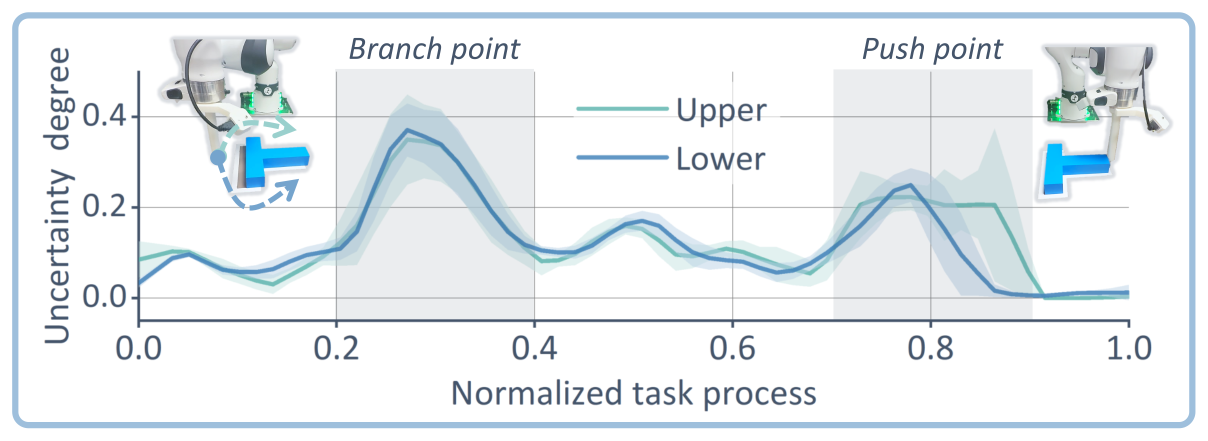
#> input picture assets/images/fig_uncertainty_curve.png, 2415 x 881 px (shown at 1/2 size)
$ python digitize_curve.py
#> lines starting #> are read from the running program, lines starting #| are printed output that depends on the picture; after the words box and inside, x2 and y2 are one past the last pixel; in counts of white or black regions, pixels touching at a corner belong together
#!/usr/bin/env python3
# -*- coding: utf-8 -*-
"""digitize_curve.py -- digitize the Push-T "Adaptive w-bar" uncertainty
curve (paper Fig. 7B) out of its rasterized source PNG and write the result
as assets/data/pusht_uncertainty.json.

The figure shows two modes ("Upper" / "Lower"), each a mean line with a
shaded +/-s.d. band, over normalized task progress (x) vs. inferred
uncertainty degree (y). All calibration below (pixel<->data mapping, line
and band tint colors, exclude boxes) was measured by hand against the
source PNG; treat it as fixed constants, not something to re-detect.

Usage:
    python3 tools/digitize_curve.py [--src PATH] [--out PATH] [--n 200] [--debug PATH]

Idempotent: with a fixed source image and args, re-running reproduces the
same JSON byte-for-byte (no randomness, no auto-detection; the only
input-dependent field is the provenance timestamp, which is today's date).
"""
import argparse
import datetime
import json
from pathlib import Path

import numpy as np
from PIL import Image, ImageDraw

# =============================================================================
# Calibration constants (measured against the source PNG's gridlines/ticks).
#   col 276.33  -> x 0.0   col 2257.16 -> x 1.0
#   row 667.5   -> y 0.0   row 305.4   -> y 0.4
# =============================================================================
COL0, COL_SCALE = 276.33, 1980.83   # x = (col - COL0) / COL_SCALE
ROW0, ROW_SCALE = 667.5, 905.25     # y = (ROW0 - row) / ROW_SCALE


def col_to_x(col):
    return (col - COL0) / COL_SCALE


def row_to_y(row):
    return (ROW0 - row) / ROW_SCALE


def x_to_col(x):
    return x * COL_SCALE + COL0


def y_to_row(y):
    return ROW0 - y * ROW_SCALE


# Curves never rise above row 328, and start getting noisy near the title
# above row ~300 -- restrict the whole scan to this row band.
ROW_MIN, ROW_MAX = 300, 711
COL_MIN = int(round(x_to_col(0.0)))   # 276
COL_MAX = int(round(x_to_col(1.0)))   # 2257
#> in main, img is the input picture: PIL image 2415x881 RGB; mean R, G, B 232.5, 238.1, 241.4

LINE_TOL = 30   # Euclidean RGB tolerance for the two mean-line colors
                # (chosen so the upper/lower line masks are disjoint at r<=30)
BAND_TOL = 18   # Euclidean RGB tolerance for the shaded-band tint colors

# Residual anti-aliasing slack: both mean lines are explicitly unioned into
# the band mask before run-finding (a stroke -- own or the other mode's --
# would otherwise split one contiguous band run in two), so this only needs
# to bridge the couple of blend px around each stroke's edge, not the stroke
# itself.
BAND_MERGE_GAP = 10

# Max row jump accepted between adjacent columns' mean-line pick, to avoid
# jumping onto the other mode's line where the two coincide or cross.
CONTINUITY_TOL = 40

SMOOTH_MEDIAN_WIN = 5
SMOOTH_MEAN_WIN = 9

MODES = {
    "upper": {
        "label": "Upper",
        "line_color": (0x73, 0xBE, 0xB9),   # #73BEB9 teal
        "band_white": (0xE2, 0xF1, 0xF0),   # band tint over white background
        "band_grey": (0xCC, 0xD8, 0xE3),    # band tint over the grey phase bands
        "band_overlap": (0xCD, 0xE1, 0xEA), # where the two bands overlap (shared)
        "n_rollouts": 10,
        "clip": "assets/videos/pusht/mode1.mp4",
        "align": [[0, 0], [0.43, 0.27], [0.86, 0.78], [1, 1]],
    },
    "lower": {
        "label": "Lower",
        "line_color": (0x57, 0x91, 0xC1),   # #5791C1 blue
        "band_white": (0xDC, 0xE8, 0xF2),
        "band_grey": (0xBE, 0xD2, 0xDC),
        "band_overlap": (0xCD, 0xE1, 0xEA),
        "n_rollouts": 10,
        "clip": "assets/videos/pusht/mode2.mp4",
        "align": [[0, 0], [0.45, 0.27], [0.83, 0.78], [1, 1]],
    },
}

# Grey phase-band rectangles (pixel columns). NOTE: the band-over-white tints
# (band_white, above) turn out to sit within BAND_TOL of the *bare* grey
# background (#EBEDEF) -- e.g. dist(#E2F1F0, #EBEDEF) ~= 9.9 < 18 -- so
# band_white must only be matched *outside* these column ranges, and
# band_grey only *inside* them, or bare grey gets misread as band everywhere.
GREY_BAND_COLS = [(670, 1070), (1667, 2064)]

# EXCLUDE boxes (col0, col1, row0, row1): robot insets + legend swatch. Each
# contains teal/blue-ish artwork (dashed arrows, legend key lines) that would
# otherwise be misread as curve/band pixels.
EXCLUDE_BOXES = [
    (276, 645, 300, 520),     # left robot inset
    (1985, 2415, 180, 470),   # right robot inset
    (1140, 1560, 250, 430),   # "Upper" / "Lower" legend
]

N_DEFAULT = 200
SRC_DEFAULT = "assets/images/fig_uncertainty_curve.png"
OUT_DEFAULT = "assets/data/pusht_uncertainty.json"

PHASES = [
    {"id": "branch", "label": "Branch point", "range": [0.2, 0.4]},
    {"id": "push", "label": "Push point", "range": [0.7, 0.9]},
]


# =============================================================================
# Pixel-mask helpers
# =============================================================================
def build_exclude_mask(shape):
#> called with shape = (881, 2415)
    mask = np.zeros(shape, dtype=bool)
    for c0, c1, r0, r1 in EXCLUDE_BOXES:
        mask[r0:r1 + 1, c0:c1 + 1] = True
    return mask


def build_grey_col_mask(width):
#> called with width = 2415
    mask = np.zeros(width, dtype=bool)
    for c0, c1 in GREY_BAND_COLS:
        mask[c0:c1 + 1] = True
    return mask


def available_row_bounds(exclude_mask, col_min, col_max, row_min, row_max):
    """Per column, the [first, last] row in [row_min, row_max] NOT covered by
    an exclude box -- i.e. what we could possibly have observed there. Equals
    (row_min, row_max) for a column with no exclusion at all."""
#> called with col_min = 276, col_max = 2257, row_min = 300, row_max = 711
    n = col_max - col_min + 1
    avail_min = np.full(n, row_min)
    avail_max = np.full(n, row_max)
    for i, col in enumerate(range(col_min, col_max + 1)):
        colex = exclude_mask[row_min:row_max + 1, col]
        if colex.any():
            visible = np.flatnonzero(~colex)
            if visible.size:
                avail_min[i] = row_min + visible[0]
                avail_max[i] = row_min + visible[-1]
    return avail_min, avail_max


def color_mask(arr, color, tol):
    diff = arr.astype(np.int32) - np.array(color, dtype=np.int32)
    dist = np.sqrt((diff ** 2).sum(axis=-1))
    return dist <= tol


def find_runs(bool_1d):
    """Contiguous True runs of a 1-D bool array, as inclusive (start, end) index pairs."""
    idx = np.flatnonzero(bool_1d)
    if idx.size == 0:
        return []
    runs = []
    start = prev = idx[0]
    for i in idx[1:]:
        if i == prev + 1:
            prev = i
        else:
            runs.append((start, prev))
            start = prev = i
    runs.append((start, prev))
    return runs


def merge_close_runs(runs, max_gap):
    if not runs:
        return runs
    merged = [runs[0]]
    for s, e in runs[1:]:
        ps, pe = merged[-1]
        if s - pe - 1 <= max_gap:
            merged[-1] = (ps, e)
        else:
            merged.append((s, e))
    return merged


# =============================================================================
# Mean-line extraction
# =============================================================================
def extract_mean_rows(line_mask, col_min, col_max, row_min, row_max):
    """Walk columns left->right, picking in each the run of `line_mask` pixels
    nearest the previously accepted row (continuity). Columns with no
    accepted run are left NaN and linearly interpolated over afterwards."""
    n = col_max - col_min + 1
    rows = np.full(n, np.nan)
    prev_row = None
    anchor_row = y_to_row(0.0)   # curve is expected to start near y=0

    for i, col in enumerate(range(col_min, col_max + 1)):
        column = line_mask[row_min:row_max + 1, col]
        runs = find_runs(column)
        if not runs:
            continue
        medians = [row_min + (s + e) / 2.0 for (s, e) in runs]
        if prev_row is None:
            j = int(np.argmin([abs(m - anchor_row) for m in medians]))
            rows[i] = medians[j]
            prev_row = medians[j]
        else:
            dists = [abs(m - prev_row) for m in medians]
            j = int(np.argmin(dists))
            if dists[j] <= CONTINUITY_TOL:
                rows[i] = medians[j]
                prev_row = medians[j]
            # else: leave as NaN for this column; prev_row (the continuity
            # anchor) is left unchanged so a later column can still match it.

    idx = np.arange(n)
    good = ~np.isnan(rows)
    if not good.any():
        raise RuntimeError("no mean-line pixels found at all for this mode")
    return np.interp(idx, idx[good], rows[good])


# =============================================================================
# Band (+/-s.d.) extraction
# =============================================================================
def extract_band_rows(band_mask, mean_rows, col_min, col_max, row_min, row_max):
    """For each column, take the band run that contains (or is nearest) the
    mean row; its top/bottom become hi_row/lo_row (row-space; smaller row =
    larger y = hi). Columns with no run are left NaN for the caller to fill."""
    n = col_max - col_min + 1
    hi_row = np.full(n, np.nan)
    lo_row = np.full(n, np.nan)

    for i, col in enumerate(range(col_min, col_max + 1)):
        column = band_mask[row_min:row_max + 1, col]
        runs = merge_close_runs(find_runs(column), BAND_MERGE_GAP)
        if not runs:
            continue
        mean_off = mean_rows[i] - row_min
        containing = [(s, e) for (s, e) in runs if s <= mean_off <= e]
        if containing:
            s, e = containing[0]
        else:
            def dist_to_run(se):
                s, e = se
                if mean_off < s:
                    return s - mean_off
                if mean_off > e:
                    return mean_off - e
                return 0.0
            s, e = min(runs, key=dist_to_run)
        hi_row[i] = row_min + s
        lo_row[i] = row_min + e

    return hi_row, lo_row


def local_median_fill(values, window=41):
    """Fill NaNs in `values` with the median of nearby non-NaN entries,
    expanding the window if the immediate neighborhood is also empty."""
    n = len(values)
    out = values.copy()
    for i in np.flatnonzero(np.isnan(values)):
        w = window
        while True:
            lo_i, hi_i = max(0, i - w // 2), min(n, i + w // 2 + 1)
            seg = values[lo_i:hi_i]
            seg = seg[~np.isnan(seg)]
            if seg.size:
                out[i] = np.median(seg)
                break
            w *= 2
            if w > 4 * n:
                out[i] = np.nanmedian(values)
                break
    return out


# =============================================================================
# Smoothing / resampling
# =============================================================================
def moving_median(a, window):
    n, half = len(a), window // 2
    return np.array([np.median(a[max(0, i - half):min(n, i + half + 1)]) for i in range(n)])


def moving_mean(a, window):
    n, half = len(a), window // 2
    return np.array([np.mean(a[max(0, i - half):min(n, i + half + 1)]) for i in range(n)])


def smooth(a):
    return moving_mean(moving_median(a, SMOOTH_MEDIAN_WIN), SMOOTH_MEAN_WIN)


# =============================================================================
# Compact-array JSON writer: dicts stay multi-line/indented, but a list whose
# elements are all plain numbers (or all [num, num] pairs) is written on one
# line -- keeps the 200-point curve arrays from ballooning into one value per
# line while everything else stays readable.
# =============================================================================
def _is_flat_numeric(v):
    return isinstance(v, list) and all(isinstance(e, (int, float)) for e in v)


def _is_pair_list(v):
    return isinstance(v, list) and all(
        isinstance(e, list) and all(isinstance(x, (int, float)) for x in e) for e in v
    )


def to_compact_json(value, indent=0, step=2):
    pad, pad_in = " " * indent, " " * (indent + step)
    if isinstance(value, dict):
        if not value:
            return "{}"
        items = [
            f'{pad_in}{json.dumps(k, ensure_ascii=False)}: {to_compact_json(v, indent + step, step)}'
            for k, v in value.items()
        ]
        return "{\n" + ",\n".join(items) + "\n" + pad + "}"
    if isinstance(value, list):
        if not value:
            return "[]"
        if _is_flat_numeric(value) or _is_pair_list(value):
            return json.dumps(value, ensure_ascii=False)
        items = [f"{pad_in}{to_compact_json(v, indent + step, step)}" for v in value]
        return "[\n" + ",\n".join(items) + "\n" + pad + "]"
    return json.dumps(value, ensure_ascii=False)


# =============================================================================
# Debug overlay
# =============================================================================
# [12 lines left out: function make_debug_overlay, not called in this run]


# =============================================================================
# Main
# =============================================================================
def main():
    ap = argparse.ArgumentParser(description=__doc__)
    ap.add_argument("--src", default=SRC_DEFAULT)
    ap.add_argument("--out", default=OUT_DEFAULT)
    ap.add_argument("--n", type=int, default=N_DEFAULT)
    ap.add_argument("--debug", default=None)
    args = ap.parse_args()

    root = Path(__file__).resolve().parent.parent

    def resolve(p):
        p = Path(p)
        return p if p.is_absolute() else root / p

    src_path, out_path = resolve(args.src), resolve(args.out)

    img = Image.open(src_path).convert("RGB")
    arr = np.array(img)
    exclude_mask = build_exclude_mask(arr.shape[:2])
    grey_col = build_grey_col_mask(arr.shape[1])
    avail_min, avail_max = available_row_bounds(exclude_mask, COL_MIN, COL_MAX, ROW_MIN, ROW_MAX)
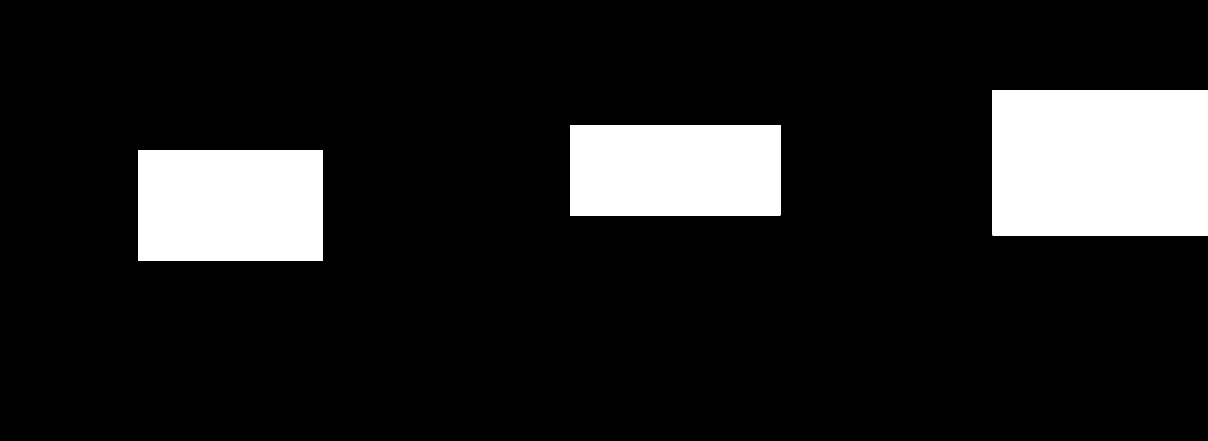
#> exclude_mask: shape (881, 2415) bool (shown at 1/2 size); 13.3% white; 3 white regions, box (x1, y1, x2, y2) and area: (1985, 180, 2415, 471) 125130, (276, 300, 646, 521) 81770, (1140, 250, 1561, 431) 76201

    x_grid = np.linspace(0.0, 1.0, args.n)
    x_cols = col_to_x(np.arange(COL_MIN, COL_MAX + 1))

    # Mean-line masks for both modes, computed up front: a mode's *own* line
    # sits inside its *own* band (splitting the band mask in two around the
    # stroke), and past the branch/push peaks the two bands overlap so much
    # that the *other* mode's opaque line also cuts through this mode's band.
    # Both are unioned into the band mask below so a several-px-wide stroke
    # doesn't fragment one continuous +/-s.d. envelope into separate runs.
    line_masks = {
        name: color_mask(arr, spec["line_color"], LINE_TOL) & ~exclude_mask
        for name, spec in MODES.items()
    }
#> in color_mask, `diff = arr.astype(np.int32) - np.array(color, dtype=np.int32)`:
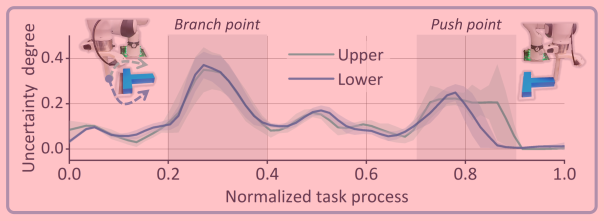
#> diff: shape (881, 2415, 3) int32 (shown at 1/4 size); mean R, G, B 117.5, 48.1, 56.4; drawn with min black and max white
#> in color_mask, `dist = np.sqrt((diff ** 2).sum(axis=-1))`:
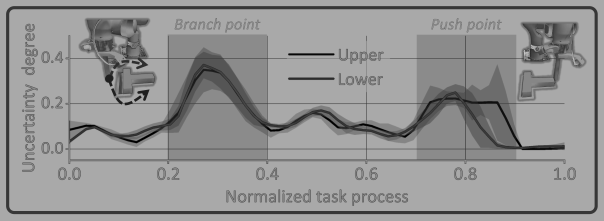
#> dist: shape (881, 2415) float64 (shown at 1/4 size); min 0, max 229.6, mean 148.4
#> call 2 of color_mask, with color = (87, 145, 193), tol = 30
#> in color_mask (call 2), `diff = arr.astype(np.int32) - np.array(color, dtype=np.int32)`:
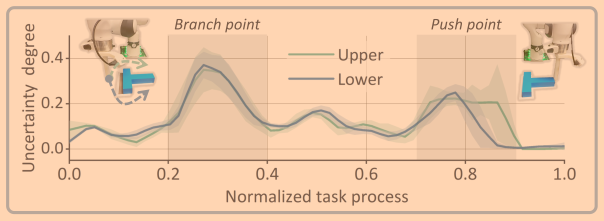
#> diff: shape (881, 2415, 3) int32 (shown at 1/4 size); mean R, G, B 145.5, 93.1, 48.4; drawn with min black and max white
#> in color_mask (call 2), `dist = np.sqrt((diff ** 2).sum(axis=-1))`:
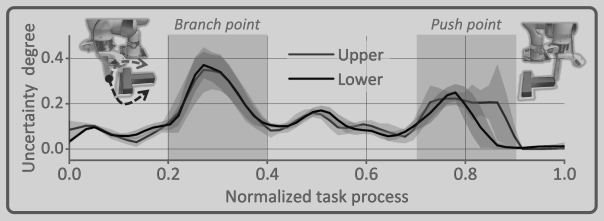
#> dist: shape (881, 2415) float64 (shown at 1/4 size); min 0, max 210.2, mean 185.2
#> in color_mask (call 2), `return dist <= tol`:
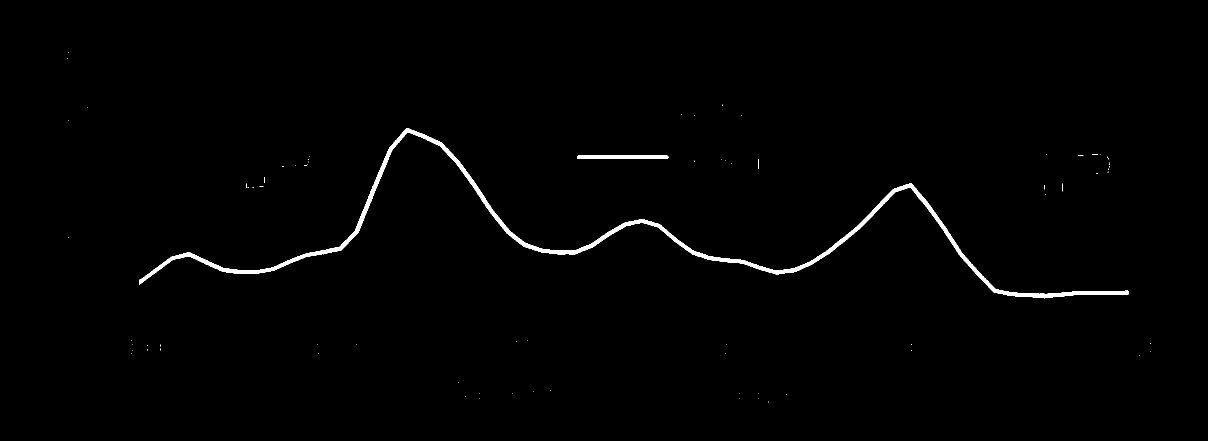
#> returned value: shape (881, 2415) bool (shown at 1/2 size); 0.95% white; 79 white regions (76 under 20 px), largest, box (x1, y1, x2, y2) and area: (278, 256, 2257, 597) 18712, (1154, 311, 1337, 318) 1270, (1517, 318, 1518, 338) 20
#> line_masks = 2 items
    any_line_mask = line_masks["upper"] | line_masks["lower"]
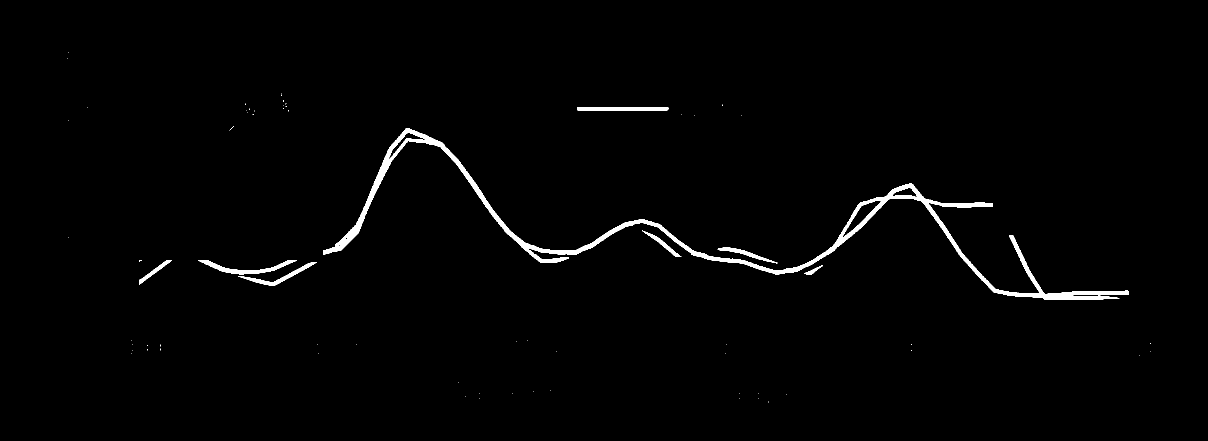
#> any_line_mask: shape (881, 2415) bool (shown at 1/2 size); 1.4% white; 72 white regions (64 under 20 px), largest, box (x1, y1, x2, y2) and area: (646, 256, 2258, 599) 22799, (396, 521, 594, 549) 1488, (1154, 214, 1337, 221) 1275

    per_mode = {}
    for name, spec in MODES.items():
        line_mask = line_masks[name]
        mean_row = extract_mean_rows(line_mask, COL_MIN, COL_MAX, ROW_MIN, ROW_MAX)

        white_mask = color_mask(arr, spec["band_white"], BAND_TOL)
        grey_mask = color_mask(arr, spec["band_grey"], BAND_TOL)
        overlap_mask = color_mask(arr, spec["band_overlap"], BAND_TOL)
        # band_white/band_overlap are both "over white" tints (per the source
        # notes) and only apply outside the grey rectangles -- inside them,
        # band_white would also catch bare grey background (dist(#E2F1F0,
        # #EBEDEF)~=9.9 < 18) and band_overlap is within tolerance of the
        # *other* mode's own band_grey (e.g. dist(#CDE1EA,#CCD8E3)~=11.4),
        # so applying either there mixes in area that isn't this mode's band.
        # There's no separate "overlap-over-grey" tint given because, over
        # grey, the overlap area renders as whichever mode draws on top
        # (empirically Lower) -- already covered by *that* mode's band_grey.
        band_mask = (grey_mask & grey_col) | ((white_mask | overlap_mask) & ~grey_col)
        band_mask = (band_mask | any_line_mask) & ~exclude_mask

        hi_row, lo_row = extract_band_rows(band_mask, mean_row, COL_MIN, COL_MAX, ROW_MIN, ROW_MAX)

        # A run that stops exactly at an exclude box's edge is truncated, not
        # a true band boundary (e.g. the robot insets cut into the scan's top
        # rows) -- treat it as absent so the fallback below estimates it
        # instead of reporting the exclude box's edge as the band's true
        # extent.
        top_truncated = (avail_min > ROW_MIN) & (hi_row <= avail_min + 1)
        bot_truncated = (avail_max < ROW_MAX) & (lo_row >= avail_max - 1)
        hi_row = np.where(top_truncated, np.nan, hi_row)
        lo_row = np.where(bot_truncated, np.nan, lo_row)

        # Fallback: where the band run is absent, use mean +/- the local
        # median half-width (computed from columns where it *was* found).
        half_top = local_median_fill(mean_row - hi_row)
        half_bot = local_median_fill(lo_row - mean_row)
        hi_row = np.where(np.isnan(hi_row), mean_row - half_top, hi_row)
        lo_row = np.where(np.isnan(lo_row), mean_row + half_bot, lo_row)

        # clamp lo <= mean <= hi (row-space: hi_row <= mean_row <= lo_row)
        hi_row = np.minimum(hi_row, mean_row)
        lo_row = np.maximum(lo_row, mean_row)

        mean_s = smooth(mean_row)
        hi_s = np.minimum(smooth(hi_row), mean_s)
        lo_s = np.maximum(smooth(lo_row), mean_s)

        mean_y = np.interp(x_grid, x_cols, row_to_y(mean_s))
        hi_y = np.interp(x_grid, x_cols, row_to_y(hi_s))
        lo_y = np.interp(x_grid, x_cols, row_to_y(lo_s))

        mean_y = np.clip(mean_y, 0.0, None)
        lo_y = np.clip(np.minimum(lo_y, mean_y), 0.0, None)
        hi_y = np.maximum(hi_y, mean_y)

        per_mode[name] = {
            "label": spec["label"],
            "color": "#{:02X}{:02X}{:02X}".format(*spec["line_color"]),
            "n_rollouts": spec["n_rollouts"],
            "clip": spec["clip"],
            "mean": np.round(mean_y, 4).tolist(),
            "lo": np.round(lo_y, 4).tolist(),
            "hi": np.round(hi_y, 4).tolist(),
            "align": spec["align"],
        }
#> this loop made 2 passes
#> band_mask: shape (881, 2415) bool; 6.7% white; 1488 white regions (1412 under 20 px), largest, box (x1, y1, x2, y2) and area: (392, 234, 2259, 601) 110209, (315, 72, 600, 232) 6909, (2083, 88, 2314, 180) 3329
#> (the rest of the program and of its run is left out)
